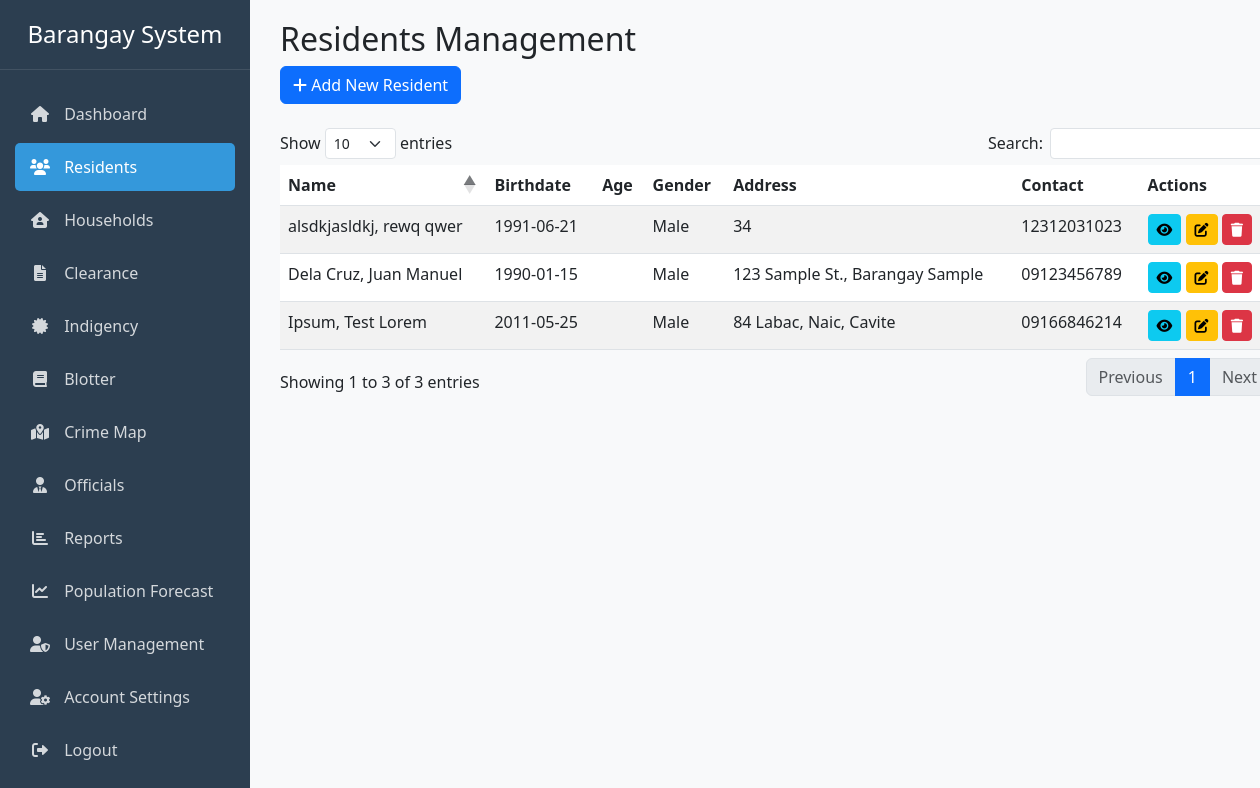
The app's page /residents.php (signed in), older data.
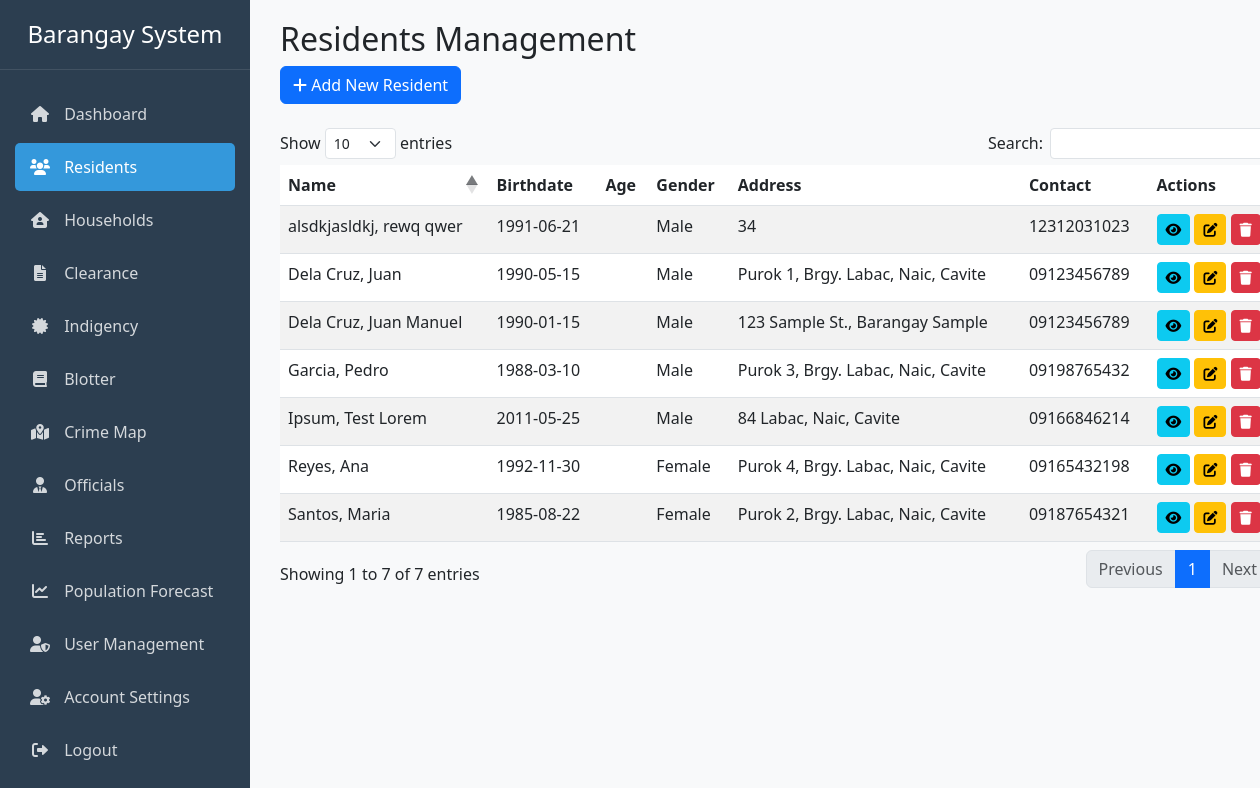
The same page, newer data.
### tables this page shows
CREATE TABLE `residents` (
  `id` int(11) NOT NULL,
  `first_name` varchar(50) NOT NULL,
  `middle_name` varchar(50) DEFAULT NULL,
  `last_name` varchar(50) NOT NULL,
  `birthdate` date NOT NULL,
  `gender` enum('Male','Female','Other') NOT NULL,
  `civil_status` varchar(20) DEFAULT NULL,
  `address` text NOT NULL,
  `contact_number` varchar(20) DEFAULT NULL,
  `email` varchar(100) DEFAULT NULL,
  `occupation` varchar(100) DEFAULT NULL,
  `created_at` timestamp NOT NULL DEFAULT current_timestamp(),
  `household_id` int(11) DEFAULT NULL,
  `nationality` varchar(50) DEFAULT 'Filipino'
);

### includes/permissions.php (called while the page is built, shortened)
<?php
function checkUserPermission($action) {
    $role = $_SESSION['role'];
    $permissions = [
        'admin' => [
            'create_resident' => true,
            'edit_resident' => true,
            'delete_resident' => true,
            'view_resident' => true,
            'create_household' => true,
            'edit_household' => true,
            'delete_household' => true,
            'view_household' => true,
            'create_indigency' => true,
            'edit_indigency' => true,
            'delete_indigency' => true,
            'view_indigency' => true,
            'print_indigency' => true,
            'create_clearance' => true,
            'edit_clearance' => true,
            'delete_clearance' => true,
            'view_clearance' => true,
            'print_clearance' => true,
            'view_officials' => true,
            'create_official' => true,
            'edit_official' => true,
            'end_official_term' => true,
            'create_blotter' => true,
            'edit_blotter' => true,
            'delete_blotter' => true,
            'view_blotter' => true,
            'change_blotter_status' => true
        ],
        'secretary' => [
            'create_resident' => false,
            'edit_resident' => false,
            'delete_resident' => false,
            'view_resident' => true,
            'create_household' => false,
            'edit_household' => false,
            'delete_household' => false,
            'view_household' => true,
            'create_indigency' => true,
            'edit_indigency' => false,
            'delete_indigency' => false,
            'view_indigency' => true,
            'print_indigency' => true,
            'create_clearance' => true,
            'edit_clearance' => false,
            'delete_clearance' => false,
            'view_clearance' => true,
            'print_clearance' => false,
            'view_officials' => true,
            'create_official' => false,
            'edit_official' => false,
            'end_official_term' => false,
            'create_blotter' => true,
            'edit_blotter' => true,
            'delete_blotter' => false,
            'view_blotter' => true,
            'change_blotter_status' => false
        ]
    ];
    return isset($permissions[$role][$action]) ? $permissions[$role][$action] : false;
}
?>

### residents.php (the view, shortened to what the changed rows need)
<?php
require_once 'auth_check.php';
require_once 'includes/permissions.php';
$result = $conn->query("SELECT * FROM residents ORDER BY last_name, first_name");
$residents = $result->fetch_all(MYSQLI_ASSOC);
?>
<!DOCTYPE html>
<html lang="en">
<head>
    <link href="https://cdn.jsdelivr.net/npm/bootstrap@5.3.0/dist/css/bootstrap.min.css" rel="stylesheet">
    <link href="https://cdnjs.cloudflare.com/ajax/libs/font-awesome/6.0.0/css/all.min.css" rel="stylesheet">
    <link href="https://cdn.datatables.net/1.11.5/css/dataTables.bootstrap5.min.css" rel="stylesheet">
</head>
<body>
    <div class="container-fluid">
        <div class="row">
            <?php require_once __DIR__ . '/includes/header.php'; ?>
            <div class="col-md-9 col-lg-10 main-content">
                <div class="row mb-4">
                    <div class="col-12">
                        <h2>Residents Management</h2>
                    </div>
                </div>
                <div class="table-responsive">
                    <table id="residentsTable" class="table table-striped">
                        <thead>
                            <tr>
                                <th>Name</th>
                                <th>Birthdate</th>
                                <th>Age</th>
                                <th>Gender</th>
                                <th>Address</th>
                                <th>Contact</th>
                                <th>Actions</th>
                            </tr>
                        </thead>
                        <tbody>
                            <?php foreach ($residents as $resident): ?>
                            <tr>
                                <td><?= $resident['last_name'] . ', ' . $resident['first_name'] . ' ' . $resident['middle_name'] ?></td>
                                <td><?= $resident['birthdate'] ?></td>
                                <td><?= $resident['age'] ?></td>
                                <td><?= $resident['gender'] ?></td>
                                <td><?= $resident['address'] ?></td>
                                <td><?= $resident['contact_number'] ?></td>
                                <td>
                                    <button class="btn btn-sm btn-info view-resident" data-id="<?= $resident['id'] ?>" data-bs-toggle="modal" data-bs-target="#viewResidentModal" title="View">
                                        <i class="fas fa-eye"></i>
                                    </button>
                                    <?php if (checkUserPermission('edit_resident')): ?>
                                    <button class="btn btn-sm btn-warning edit-resident" data-id="<?= $resident['id'] ?>" data-bs-toggle="modal" data-bs-target="#editResidentModal" title="Edit">
                                        <i class="fas fa-edit"></i>
                                    </button>
                                    <?php endif; ?>
                                    <?php if (checkUserPermission('delete_resident')): ?>
                                    <button class="btn btn-sm btn-danger delete-resident" data-id="<?= $resident['id'] ?>" data-bs-toggle="modal" data-bs-target="#deleteResidentModal" title="Delete">
                                        <i class="fas fa-trash"></i>
                                    </button>
                                    <?php endif; ?>
                                </td>
                            </tr>
                            <?php endforeach; ?>
                        </tbody>
                    </table>
                </div>
            </div>
        </div>
    </div>
</body>
</html>

Row changes from the older to the newer data that the page shows:
added residents: last_name "Dela Cruz", first_name "Juan", birthdate "1990-05-15", gender "Male", address "Purok 1, Brgy. Labac, Naic, Cavite", contact_number "09123456789"
added residents: last_name "Garcia", first_name "Pedro", birthdate "1988-03-10", gender "Male", address "Purok 3, Brgy. Labac, Naic, Cavite", contact_number "09198765432"
added residents: last_name "Reyes", first_name "Ana", birthdate "1992-11-30", gender "Female", address "Purok 4, Brgy. Labac, Naic, Cavite", contact_number "09165432198"
added residents: last_name "Santos", first_name "Maria", birthdate "1985-08-22", gender "Female", address "Purok 2, Brgy. Labac, Naic, Cavite", contact_number "09187654321"
Text that changed along with them:
text written by a page script: "Show entries Search: Showing 1 to 3 of 3 entries Previous 1 Next" → "Show entries Search: Showing 1 to 7 of 7 entries Previous 1 Next"
